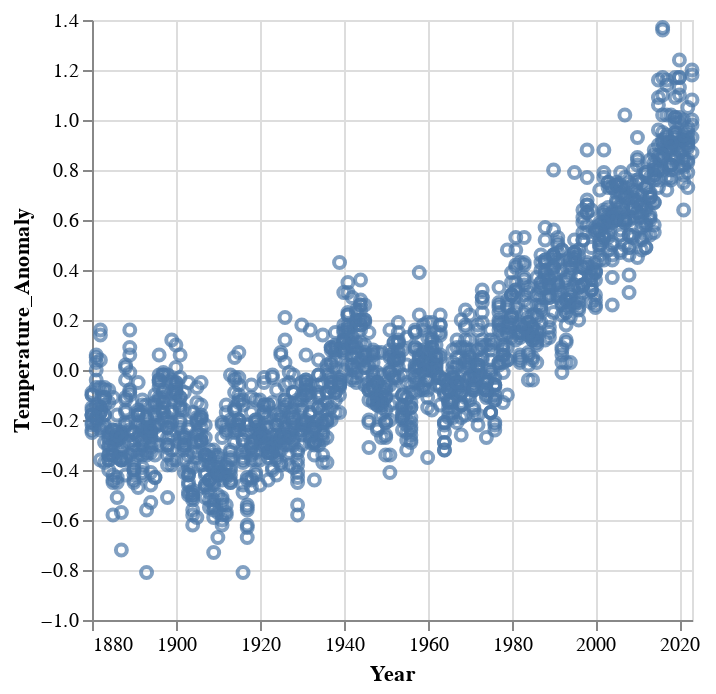

This figure's notebook cell:
### Code cell
alt.Chart(df).mark_point().encode(
    x = alt.X("Year:T"),
    y = alt.Y("Temperature_Anomaly:Q"),
)

### Figure 1 — Vega-Lite specification as saved in the notebook (floating-point values rounded to 4 significant figures; data arrays with more than 128 entries replaced by an {"elided": "..."} marker saying what was removed)
{"config": {"view": {"continuousWidth": 300, "continuousHeight": 300}}, "data": {"name": "data-8307d72c2e1ab2354f602befebee8ff5"}, "mark": {"type": "point"}, "encoding": {"x": {"field": "Year", "type": "temporal"}, "y": {"field": "Temperature_Anomaly", "type": "quantitative"}}, "$schema": "https://vega.github.io/schema/vega-lite/v5.20.1.json", "datasets": {"data-8307d72c2e1ab2354f602befebee8ff5": {"elided": "1723 records"}}}
